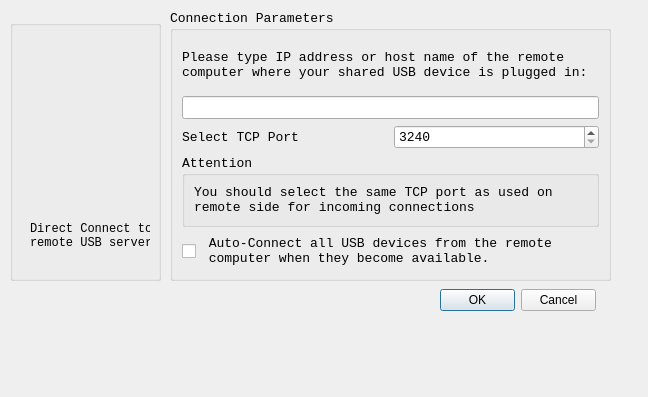
<?xml version="1.0" encoding="UTF-8"?>
<ui version="4.0">
 <class>Dialog</class>
 <widget class="QDialog" name="Dialog">
  <property name="geometry">
   <rect>
    <x>0</x>
    <y>0</y>
    <width>648</width>
    <height>397</height>
   </rect>
  </property>
  <property name="windowTitle">
   <string>Dialog</string>
  </property>
  <widget class="QDialogButtonBox" name="Ok_Cancel">
   <property name="geometry">
    <rect>
     <x>440</x>
     <y>280</y>
     <width>156</width>
     <height>40</height>
    </rect>
   </property>
   <property name="orientation">
    <enum>Qt::Horizontal</enum>
   </property>
   <property name="standardButtons">
    <set>QDialogButtonBox::Cancel|QDialogButtonBox::Ok</set>
   </property>
  </widget>
  <widget class="QGroupBox" name="groupBox">
   <property name="geometry">
    <rect>
     <x>170</x>
     <y>10</y>
     <width>441</width>
     <height>271</height>
    </rect>
   </property>
   <property name="font">
    <font>
     <family>Courier New</family>
     <pointsize>10</pointsize>
     <weight>50</weight>
     <bold>false</bold>
    </font>
   </property>
   <property name="title">
    <string>Connection Parameters</string>
   </property>
   <layout class="QGridLayout" name="gridLayout_2">
    <item row="0" column="0">
     <layout class="QVBoxLayout" name="verticalLayout_3">
      <item>
       <layout class="QVBoxLayout" name="verticalLayout">
        <item>
         <widget class="QLabel" name="label_2">
          <property name="text">
           <string>Please type IP address or host name of the remote 
computer where your shared USB device is plugged in:</string>
          </property>
         </widget>
        </item>
        <item>
         <widget class="QLineEdit" name="IPaddr"/>
        </item>
        <item>
         <layout class="QHBoxLayout" name="horizontalLayout">
          <item>
           <widget class="QLabel" name="label">
            <property name="text">
             <string>Select TCP Port</string>
            </property>
           </widget>
          </item>
          <item>
           <widget class="QSpinBox" name="TCPport">
            <property name="prefix">
             <string>324</string>
            </property>
            <property name="maximum">
             <number>65535</number>
            </property>
           </widget>
          </item>
         </layout>
        </item>
       </layout>
      </item>
      <item>
       <layout class="QVBoxLayout" name="verticalLayout_2">
        <item>
         <widget class="QGroupBox" name="groupBox_3">
          <property name="title">
           <string>Attention</string>
          </property>
          <layout class="QGridLayout" name="gridLayout">
           <item row="0" column="0">
            <widget class="QLabel" name="label_3">
             <property name="text">
              <string>You should select the same TCP port as used on 
remote side for incoming connections</string>
             </property>
            </widget>
           </item>
          </layout>
         </widget>
        </item>
        <item>
         <widget class="QCheckBox" name="AutoConnect">
          <property name="text">
           <string> Auto-Connect all USB devices from the remote 
 computer when they become available.</string>
          </property>
         </widget>
        </item>
       </layout>
      </item>
     </layout>
    </item>
   </layout>
  </widget>
  <widget class="QGroupBox" name="groupBox_2">
   <property name="geometry">
    <rect>
     <x>10</x>
     <y>20</y>
     <width>151</width>
     <height>261</height>
    </rect>
   </property>
   <property name="title">
    <string/>
   </property>
   <widget class="QLabel" name="label_4">
    <property name="geometry">
     <rect>
      <x>20</x>
      <y>200</y>
      <width>120</width>
      <height>31</height>
     </rect>
    </property>
    <property name="font">
     <font>
      <family>Courier New</family>
     </font>
    </property>
    <property name="text">
     <string>Direct Connect to 
remote USB server</string>
    </property>
   </widget>
   <widget class="QLabel" name="label_5">
    <property name="geometry">
     <rect>
      <x>10</x>
      <y>30</y>
      <width>131</width>
      <height>141</height>
     </rect>
    </property>
    <property name="autoFillBackground">
     <bool>false</bool>
    </property>
    <property name="text">
     <string/>
    </property>
    <property name="pixmap">
     <pixmap>Res/global.png</pixmap>
    </property>
    <property name="wordWrap">
     <bool>false</bool>
    </property>
   </widget>
  </widget>
 </widget>
 <resources>
  <include location="Res/Res.qrc"/>
 </resources>
 <connections>
  <connection>
   <sender>Ok_Cancel</sender>
   <signal>accepted()</signal>
   <receiver>Dialog</receiver>
   <slot>accept()</slot>
   <hints>
    <hint type="sourcelabel">
     <x>248</x>
     <y>254</y>
    </hint>
    <hint type="destinationlabel">
     <x>157</x>
     <y>274</y>
    </hint>
   </hints>
  </connection>
  <connection>
   <sender>Ok_Cancel</sender>
   <signal>rejected()</signal>
   <receiver>Dialog</receiver>
   <slot>reject()</slot>
   <hints>
    <hint type="sourcelabel">
     <x>316</x>
     <y>260</y>
    </hint>
    <hint type="destinationlabel">
     <x>286</x>
     <y>274</y>
    </hint>
   </hints>
  </connection>
 </connections>
</ui>
